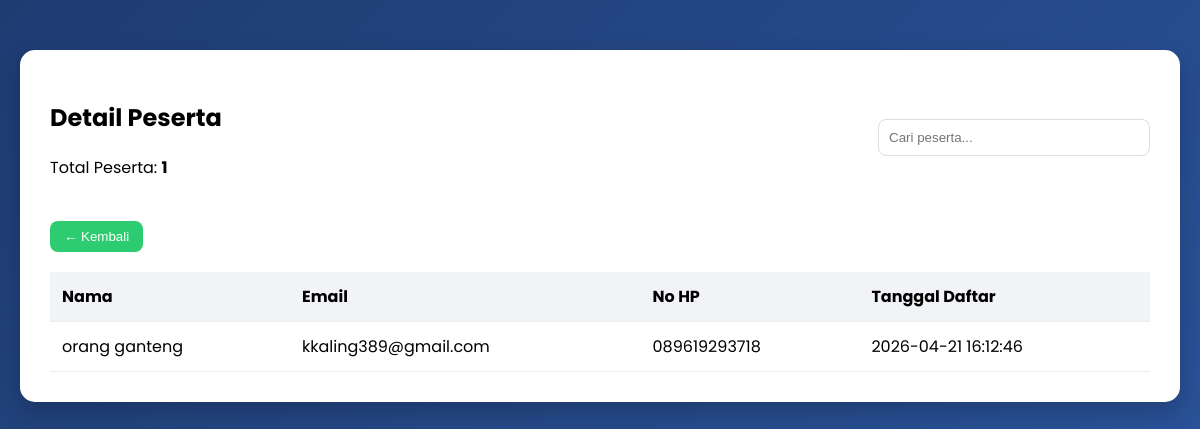
The page /detail_peserta.php?id=8 (signed in) on the database its author committed.
### tables this page shows
CREATE TABLE `pendaftaran` (
  `id` int(11) NOT NULL,
  `seminar_id` int(11) NOT NULL,
  `peserta_id` int(11) NOT NULL,
  `tanggal_daftar` timestamp NOT NULL DEFAULT current_timestamp(),
  `metode_daftar` varchar(50) DEFAULT NULL,
  `order_id` varchar(100) DEFAULT NULL,
  `bukti_bayar` varchar(255) DEFAULT NULL,
  `status` enum('menunggu','diterima','ditolak') DEFAULT 'menunggu',
  `kehadiran` enum('hadir','tidak') DEFAULT NULL
);

CREATE TABLE `users` (
  `id` int(11) NOT NULL,
  `nama` varchar(100) NOT NULL,
  `email` varchar(100) NOT NULL,
  `password` varchar(255) NOT NULL,
  `role` enum('admin','eo','klien','narasumber','peserta') NOT NULL,
  `no_hp` varchar(20) NOT NULL,
  `foto_profil` varchar(255) NOT NULL,
  `created_at` timestamp NOT NULL DEFAULT current_timestamp()
);

### detail_peserta.php (the view, shortened to what this page needs)
<?php
include "config.php";
$seminar_id = $_GET['id'];
$peserta = mysqli_query($conn, "
    SELECT u.nama, u.email, u.no_hp, p.tanggal_daftar
    FROM pendaftaran p
    JOIN users u ON p.peserta_id = u.id
    WHERE p.seminar_id = $seminar_id
    ORDER BY p.tanggal_daftar DESC
");
$total = mysqli_num_rows($peserta);
?>
<!DOCTYPE html>
<html lang="id">
<head>
</head>
<body>
    <div class="container">
        <div class="top">
            <div>
                <h2>Detail Peserta</h2>
                <p>Total Peserta: <b><?= $total ?></b></p>
            </div>
            <input type="text" id="search" placeholder="Cari peserta...">
        </div>
        <br>
        <a href="data_peserta.php">
            <button class="btn">← Kembali</button>
        </a>
        <table id="table">
            <tr>
                <th>Nama</th>
                <th>Email</th>
                <th>No HP</th>
                <th>Tanggal Daftar</th>
            </tr>
            <?php while ($p = mysqli_fetch_assoc($peserta)) { ?>
                <tr>
                    <td><?= $p['nama']; ?></td>
                    <td><?= $p['email']; ?></td>
                    <td><?= $p['no_hp']; ?></td>
                    <td><?= $p['tanggal_daftar']; ?></td>
                </tr>
            <?php } ?>
        </table>
    </div>
</body>
</html>

### detail_peserta.php (style rules this page uses)
body { font-family: 'Poppins', sans-serif; background: linear-gradient(135deg, #1e3c72, #2a5298); margin: 0; }
.container { max-width: 1100px; margin: 50px auto; background: white; padding: 30px; border-radius: 15px; box-shadow: 0 10px 25px rgba(0, 0, 0, 0.2); }
.top { display: flex; justify-content: space-between; align-items: center; flex-wrap: wrap; }
input { padding: 10px; border-radius: 8px; border: 1px solid #ddd; width: 250px; }
table { width: 100%; border-collapse: collapse; margin-top: 20px; }
th, td { padding: 12px; }
th { background: #f1f3f6; text-align: left; }
tr { border-bottom: 1px solid #eee; transition: 0.3s; }
.btn { padding: 8px 14px; border: none; border-radius: 8px; background: #2ecc71; color: white; cursor: pointer; transition: 0.3s; }

### rows shown on the page
pendaftaran: users.nama "orang ganteng", users.email "kkaling389@gmail.com", users.no_hp "089619293718", tanggal_daftar "2026-04-21 16:12:46"

### other values the page prints
$total "1"
